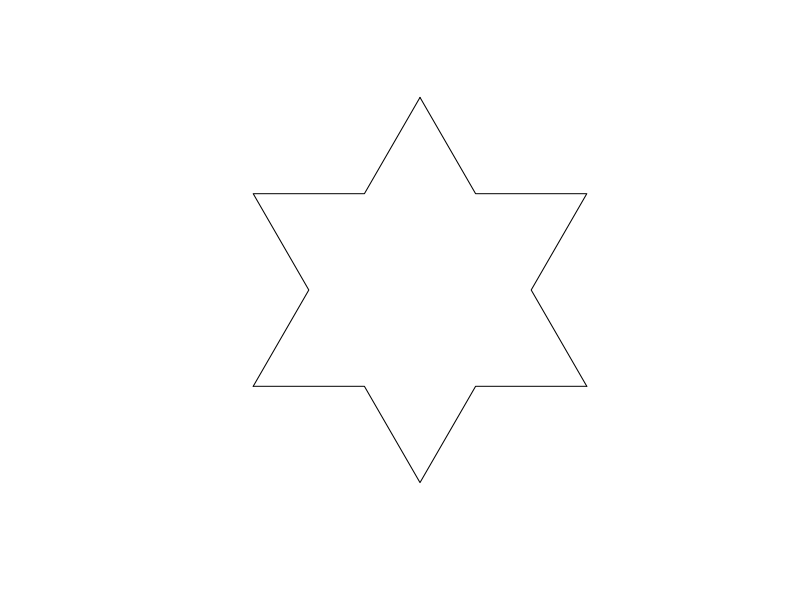
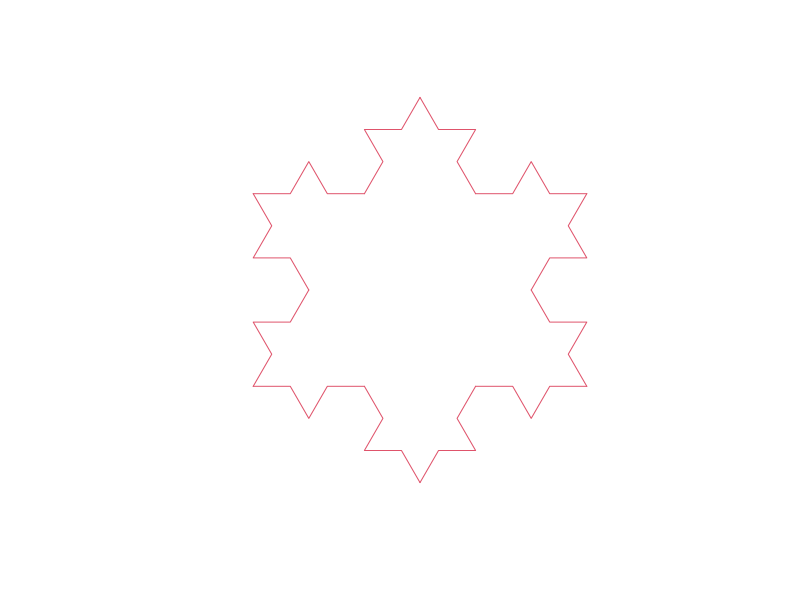
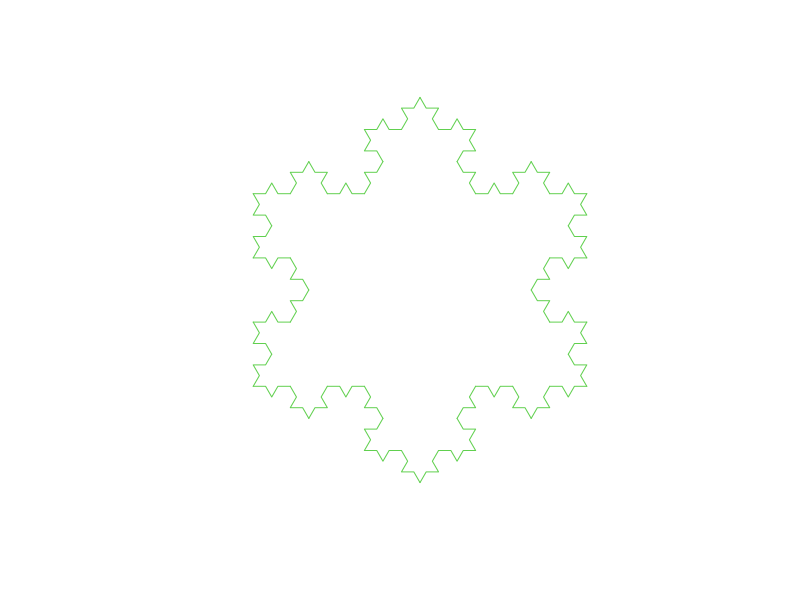
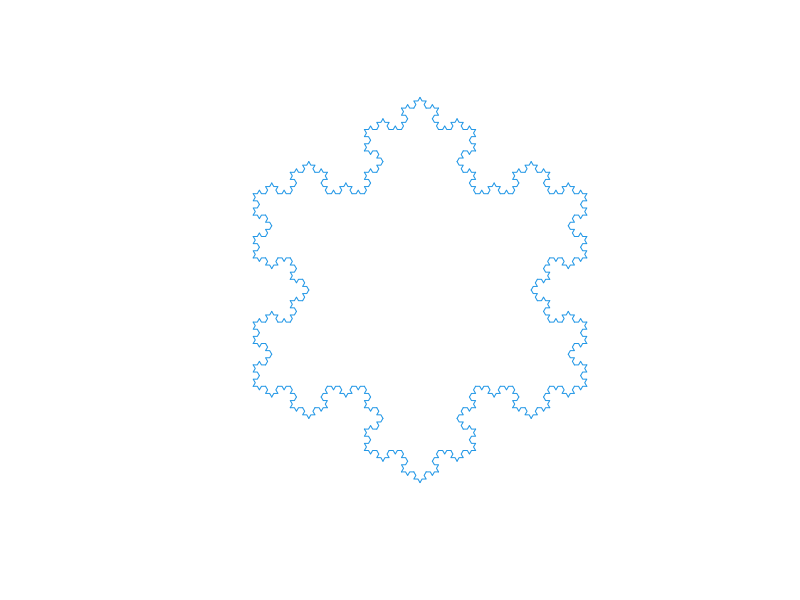
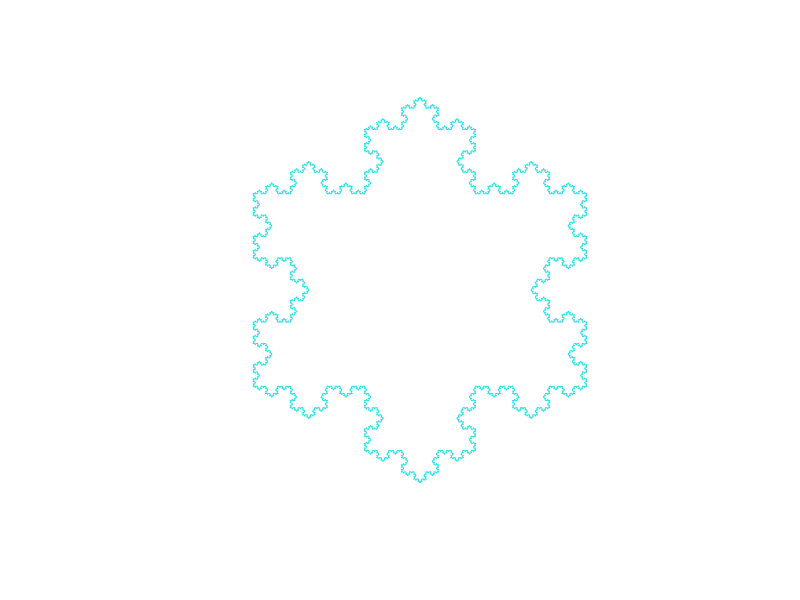

R code for these plots, in order:
## generate a snow flake by recursion
## author: Taiyun Wei <taiyun.wei@cos.name>
recur.snow <- function(k, col = "blue") {
    plot(0, 0, xlim = c(0, 1), ylim = c(-sqrt(3)/6, sqrt(3)/2), 
        asp = 1, type = "n", ann = FALSE, axes = FALSE)
    plotkoch <- function(x1, y1, x2, y2, n) {
        if (n > 1) {
            plotkoch(x1, y1, (2 * x1 + x2)/3, (2 * y1 + y2)/3, 
                n - 1)
            plotkoch((2 * x1 + x2)/3, (2 * y1 + y2)/3, (x1 + 
                x2)/2 - (y1 - y2) * sqrt(3)/6, (y1 + y2)/2 - 
                (x2 - x1) * sqrt(3)/6, n - 1)
            plotkoch((x1 + x2)/2 - (y1 - y2) * sqrt(3)/6, (y1 + 
                y2)/2 - (x2 - x1) * sqrt(3)/6, (2 * x2 + x1)/3, 
                (2 * y2 + y1)/3, n - 1)
            plotkoch((2 * x2 + x1)/3, (2 * y2 + y1)/3, x2, y2, 
                n - 1)
        }
        else {
            x = c(x1, (2 * x1 + x2)/3, (x1 + x2)/2 - (y1 - y2) * 
                sqrt(3)/6, (2 * x2 + x1)/3, x2)
            y = c(y1, (2 * y1 + y2)/3, (y1 + y2)/2 - (x2 - x1) * 
                sqrt(3)/6, (2 * y2 + y1)/3, y2)
            lines(x, y, type = "l", col = col)
        }
    }
    plotkoch(0, 0, 1, 0, k)
    plotkoch(0.5, sqrt(3)/2, 0, 0, k)
    plotkoch(1, 0, 0.5, sqrt(3)/2, k)
}

## example
for (i in 1:5) {
    recur.snow(i, col = i)
    Sys.sleep(1)
} 
